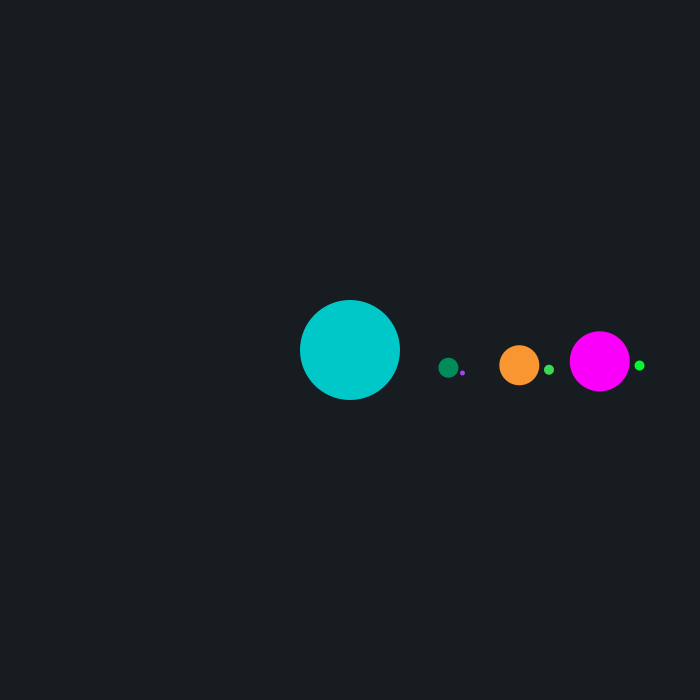
Frame 1 (no input)
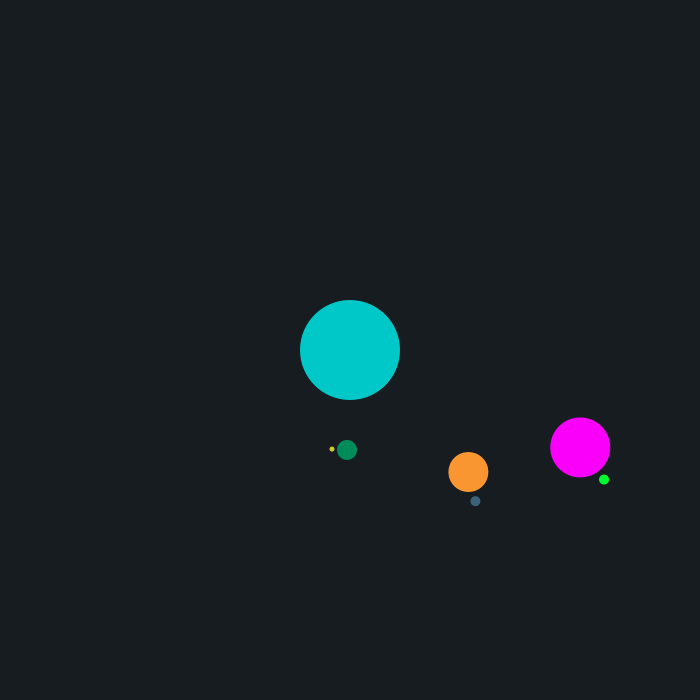
Frame 60 (the mouse pressed at the canvas centre just before this capture)
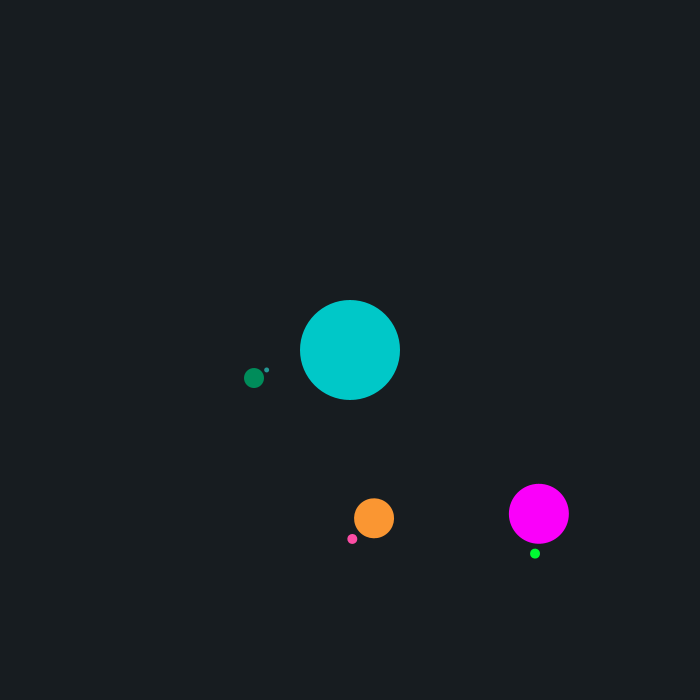
Frame 120 (the mouse held since frame 60 and released just before this capture)

The Processing sketch that drew these frames (run headless with seeded random() and noise(); from frame 60 on, the mouse is pressed at the canvas centre):

// Processing sketch: processing_60868
// ── processing_60868.pde

void setup() {
    size(700, 700);
}
 
void draw() { 
    background(23, 28, 32);
    
    /* main STAR*/
    fill(0, 200, 200);
    noStroke();
    ellipseMode(CENTER);
    ellipse(width/2, height/2, 100, 100);
    translate(width/2, height/2);   // Move coordinate system to center of sketch

      pushMatrix();
    
      rotate(millis() * 0.001 * TWO_PI / 5);   // Move 360 degrees in ten seconds
      
    
      translate(100, 0); // Move away from the center
      rotate(millis() * 0.001 * TWO_PI/ 5);    

      /* first planet */
      fill(0, 140, 90);
      noStroke();
      ellipseMode(CENTER);
      ellipse(0, 0, 20, 20);
     
    
      translate(15, 0);
      rotate(millis() * 0.001 * TWO_PI);    
      /* first planet moon */
      fill(random(255), random(255), random(255));
      noStroke();
      ellipseMode(CENTER);
      ellipse(0, 0, 5, 5);
    
      popMatrix();
      
      pushMatrix();
    rotate(millis() * 0.001 * TWO_PI / 10.0);   // Move 360 degrees in ten seconds

    translate(170, 0); 
    rotate(millis() * 0.001 * TWO_PI/ 15);    

    /* second planet */
    fill(250, 150, 50);
    noStroke();
    ellipseMode(CENTER);
    ellipse(0, 0, 40, 40);
     
      pushMatrix();
    
      translate(30, 0);
      rotate(millis() * 0.001 * TWO_PI/ 9);    // One revolution every second
      /* secondplanet moon */
      fill(random(255), random(255), random(255));
      noStroke();
      ellipseMode(CENTER);
      ellipse(0, 0, 10, 10);
    
      popMatrix();
      popMatrix();
      
      pushMatrix();
    
    rotate(millis() * 0.001 * TWO_PI / 20);   // Move 360 degrees in ten seconds

    translate(250, 0); 
    rotate(millis() * 0.001 * TWO_PI/ 15); 
      
    /* third planet */
    fill(250, 0, 250);
    noStroke();
    ellipseMode(CENTER);
    ellipse(0, 0, 60, 60);
     
      pushMatrix();
    
      translate(40, 0);
      rotate(millis() * 0.001 * TWO_PI/ 12);    // One revolution every second
      /* third planet moon */
      fill(0, 250, 50);
      noStroke();
      ellipseMode(CENTER);
      ellipse(0, 0, 10, 10);
    
      popMatrix();
      popMatrix();
    
}
